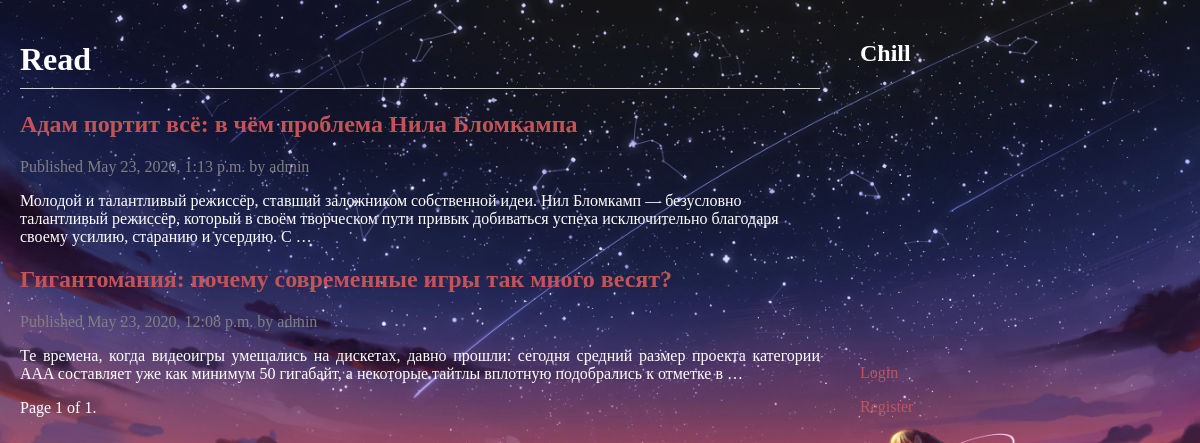
The page / on the database its author committed.
### news/models.py (models this page shows, shortened)
class Post(models.Model):
    STATUS_CHOICES = (
        ('draft', 'Draft'),
        ('published', 'Published'),
    )
    title = models.CharField(max_length=250)
    slug = models.SlugField(max_length=250,
                            unique_for_date='publish')
    author = models.ForeignKey(User,
                               on_delete=models.CASCADE,
                               related_name='blog_posts')
    body = models.TextField()
    publish = models.DateTimeField(default=timezone.now)
    created = models.DateTimeField(auto_now_add=True)
    updated = models.DateTimeField(auto_now=True)
    status = models.CharField(max_length=10,
                              choices=STATUS_CHOICES,
                              default='draft')
    objects = models.Manager()
    published = PublishedManager()
    class Meta:
        ordering = ('-publish',)
    def get_absolute_url(self):
        return reverse('news:post_detail', args=[self.publish.year, self.publish.month, self.publish.day, self.slug])

### news/views.py (the view)
# urls.py: path('', views.PostListView.as_view(), name='post_list'),
class PostListView(ListView):
    queryset = Post.published.all()
    context_object_name = 'posts'
    paginate_by = 9
    template_name = 'news/post/list.html'

### news/templates/news/post/list.html (shortened to what this page needs)
{% extends "news/base.html" %}
{% block content %}
  <h1>Read</h1>
  {% for post in posts %}
    <h2>
      <a href="{{ post.get_absolute_url }}">
       {{ post.title }}
      </a>
    </h2>
    <p class="date">
      Published {{ post.publish }} by {{ post.author }}
    </p>
    {{ post.body|safe|truncatewords:30|linebreaks}}
  {% endfor %}
    {% include "pagination.html" with page=page_obj %}
{% endblock %}

### static/css/news.css (style rules this page uses)
* { box-sizing:border-box; }
a { color: #C45358 !important; text-decoration: none }
body, html { height: 100%; margin: 0; background: url('background.jpg'); background-size: 100%; color: white; background-repeat: no-repeat; background-attachment: fixed }
h1 { border-bottom: 1px solid lightgrey; padding-bottom: 10px; }
.date, .info { color: grey; }

### rows shown on the page
Post: title "Адам портит всё: в чём проблема Нила Бломкампа", publish "May 23, 2020, 1:13 p.m.", author "admin", body "Молодой и талантливый режиссёр, ставший заложником собственной идеи. Нил Бломкамп — безусловно талантливый режиссёр, который в своём творческом пути привык добиваться успеха исключительно благодаря своему усилию, старанию и усердию. С …"
Post: title "Гигантомания: почему современные игры так много весят?", publish "May 23, 2020, 12:08 p.m.", author "admin", body "Те времена, когда видеоигры умещались на дискетах, давно прошли: сегодня средний размер проекта категории AAA составляет уже как минимум 50 гигабайт, а некоторые тайтлы вплотную подобрались к отметке в …"

### other values the page prints
{{ page.number }} "1"
{{ page.paginator.num_pages }} "1"
